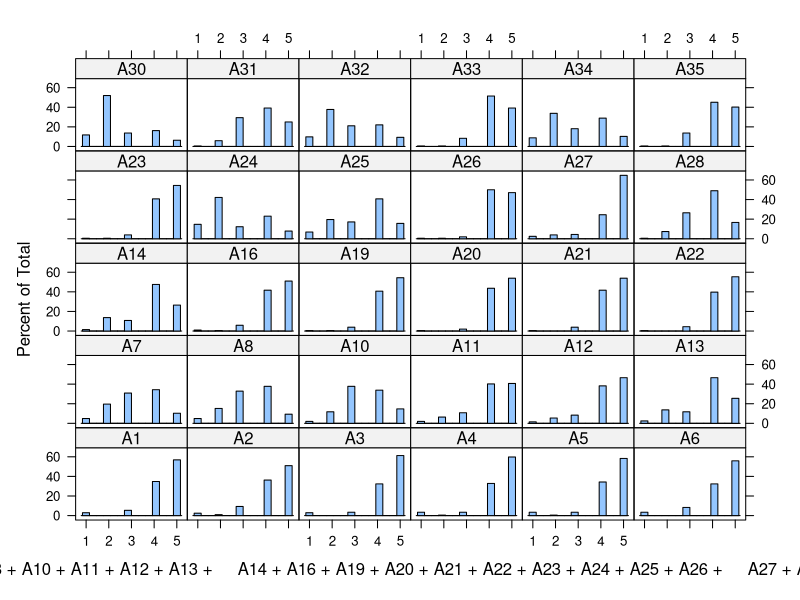
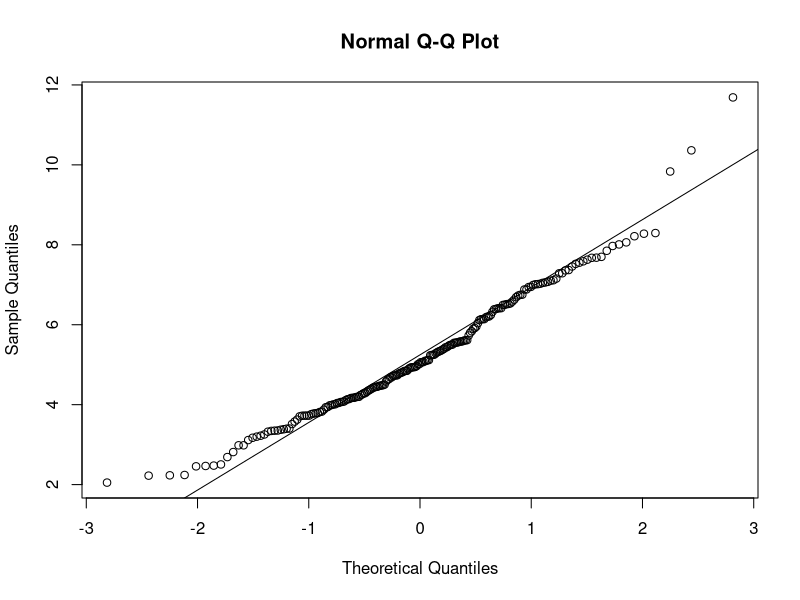
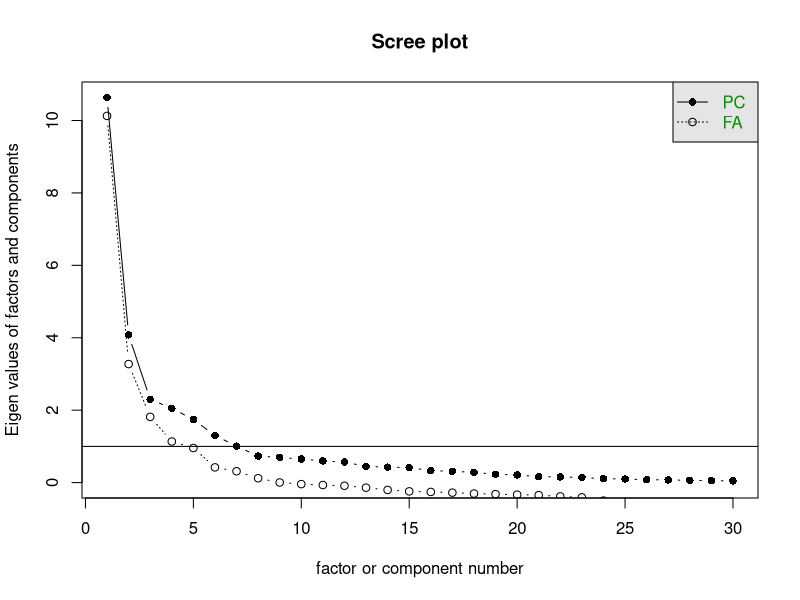
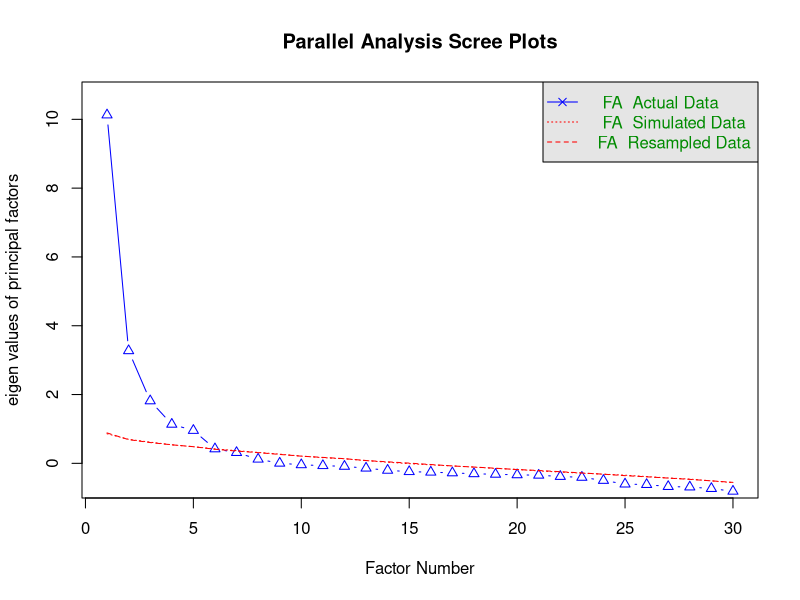
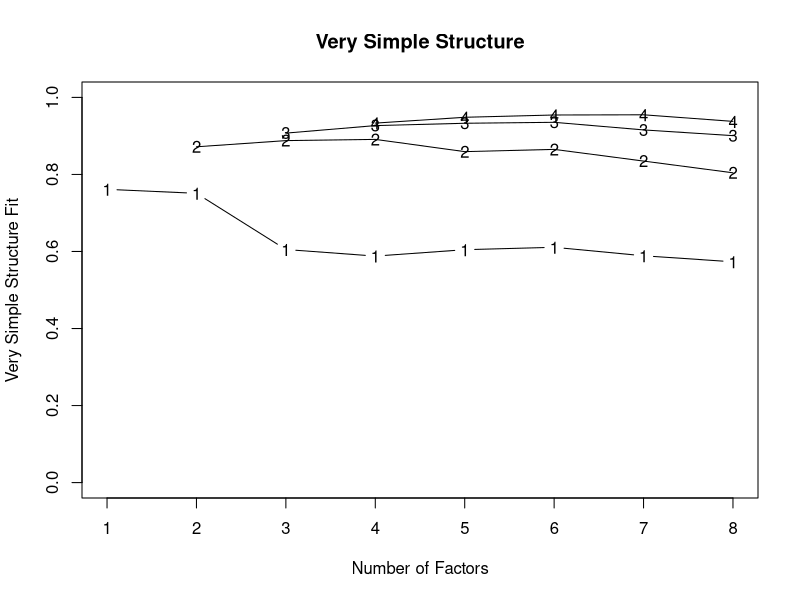

These charts were generated, in order, by the following R code:
## ---- chunk 1
library(foreign)  # for importing SPSS data
library(psych)  # for psychometrics
library(lattice)  # easy to plot multivariate plots
library(readxl)
library(dplyr)
## ---- chunk 2
data1= read_xlsx("EFA_Attitude_V2.xlsx")
## ---- chunk 3
names(data1)
## ---- chunk 4
head(data1)
## ---- chunk 5
# Define mapping functions
likert_map <- function(x) {
  recode <- c(
    "Sangat tidak setuju" = 1,
    "Tidak setuju"        = 2,
    "Tidak pasti"         = 3,
    "Setuju"              = 4,
    "Sangat setuju"       = 5
  )
  recode[match(tolower(x), tolower(names(recode)))]
}

likert_reverse <- function(x) {
  recode <- c(
    "Sangat tidak setuju" = 5,
    "Tidak setuju"        = 4,
    "Tidak pasti"         = 3,
    "Setuju"              = 2,
    "Sangat setuju"       = 1
  )
  recode[match(tolower(x), tolower(names(recode)))]
}

# List of reverse-coded items
reverse_items <- c("A7","A8","A10","A11","A12","A13","A14",
                   "A24","A25","A27","A30","A32","A34")

# Apply transformation from data1 -> data2
data2 <- data1

for (col in names(data2)) {
  if (col %in% reverse_items) {
    data2[[col]] <- likert_reverse(data2[[col]])
  } else {
    data2[[col]] <- likert_map(data2[[col]])
  }
}

# Convert all to numeric
data2 <- as.data.frame(lapply(data2, as.numeric))

## ---- chunk 6
head(data2)
## ---- chunk 7
str(data2)
## ---- chunk 8
describe(data2)
## ---- chunk 9
response.frequencies(data2)
## ---- chunk 10
cat(names(data2), sep = " + ")
## ---- chunk 11
histogram(~ A1 + A2 + A3 + A4 + A5 + A6 + A7 + A8 + A10 + A11 + A12 + A13 + A14 + A16 + A19 + A20 + A21 + A22 + A23 + A24 + A25 + A26 + A27 + A28 + A30 + A31 + A32 + A33 + A34 + A35,
          data = data2)
## ---- chunk 12
mapply(shapiro.test, data2)
## ---- chunk 13
mardia(data2)
## ---- chunk 14
KMO(data2)
## ---- chunk 15
cortest.bartlett(data2)
## ---- chunk 16
scree = scree(data2)
print(scree)
## ---- chunk 17
parallel = fa.parallel(data2, fm = "pa", fa = "fa")
## ---- chunk 18
vss(data2)
## ---- chunk 19
fa = fa(data2, nfactors = 4, fm = "pa", rotate = "oblimin")
print(fa, cut = .5, digits = 3)  # cut = .3 to view only FLs > 0.3
## ---- chunk 20
fa = fa(data2, nfactors = 4, fm = "pa", rotate = "oblimin")
print(fa, cut = .4, digits = 3)  # cut = .4 to view only FLs > 0.4
## ---- chunk 21
fa1 = fa(subset(data2, select = -A27), nfactors = 4, fm = "pa", rotate = "oblimin")
print(fa1, cut = .4, digits = 3)
## ---- chunk 22
fa2 = fa(subset(data2, select = -c(A27, A24)), nfactors = 4, fm = "pa", rotate = "oblimin")
print(fa2, cut = .4, digits = 3)
## ---- chunk 23
fa3 = fa(subset(data2, select = -c(A27, A24, A25)), nfactors = 4, fm = "pa", rotate = "oblimin")
print(fa3, cut = .4, digits = 3)

## ---- chunk 24
fa4 = fa(subset(data2, select = -c(A27, A24, A25, A28)), nfactors = 4, fm = "pa", rotate = "oblimin")
print(fa4, cut = .5, digits = 3)
## ---- chunk 25
fa5 = fa(subset(data2, select = -c(A27, A24, A25, A28, A30)), nfactors = 4, fm = "pa", rotate = "oblimin")
print(fa5, cut = .4, digits = 3)
## ---- chunk 26
fa6 = fa(subset(data2, select = -c(A27, A24, A25, A28, A30, A34)), nfactors = 4, fm = "pa", rotate = "oblimin")
print(fa6, cut = .4, digits = 3)
## ---- chunk 27
fa7 = fa(subset(data2, select = -c(A27, A24, A25, A28, A30, A34, A32)), nfactors = 4, fm = "pa", rotate = "oblimin")
print(fa7, cut = .4, digits = 3)
## ---- chunk 28
fa8 = fa(subset(data2, select = -c(A27, A24, A25, A28, A30, A34, A32, A31)), nfactors = 4, fm = "pa", rotate = "oblimin")
print(fa8, cut = .4, digits = 3)
## ---- chunk 29
PA1 = c("A1","A2","A3","A4","A5","A6")
PA2 = c("A7","A8","A10")
PA3 = c("A11","A12","A13","A14")
PA4 = c("A16","A19","A20","A21","A22","A23","A26","A33","A35")
## ---- chunk 30
alpha.pa1 = alpha(data2[PA1])
print(alpha.pa1, digits = 3)
## ---- chunk 31
alpha.pa2 = alpha(data2[PA2])
print(alpha.pa2, digits = 3)
## ---- chunk 32
alpha.pa3 = alpha(data2[PA3])
print(alpha.pa3, digits = 3)
## ---- chunk 33
alpha.pa4 = alpha(data2[PA4])
print(alpha.pa4, digits = 3)
